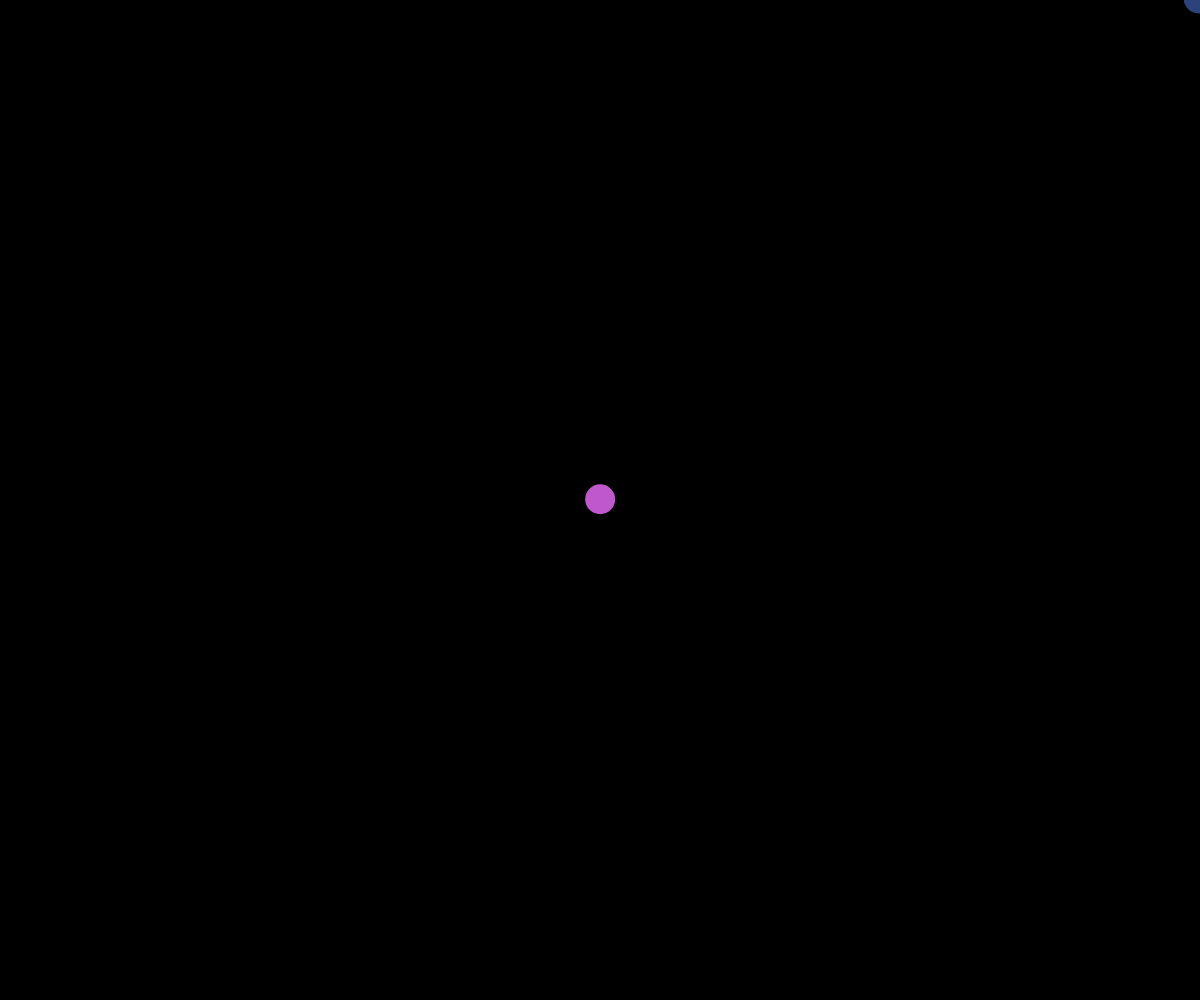
Frame 1 (no input)
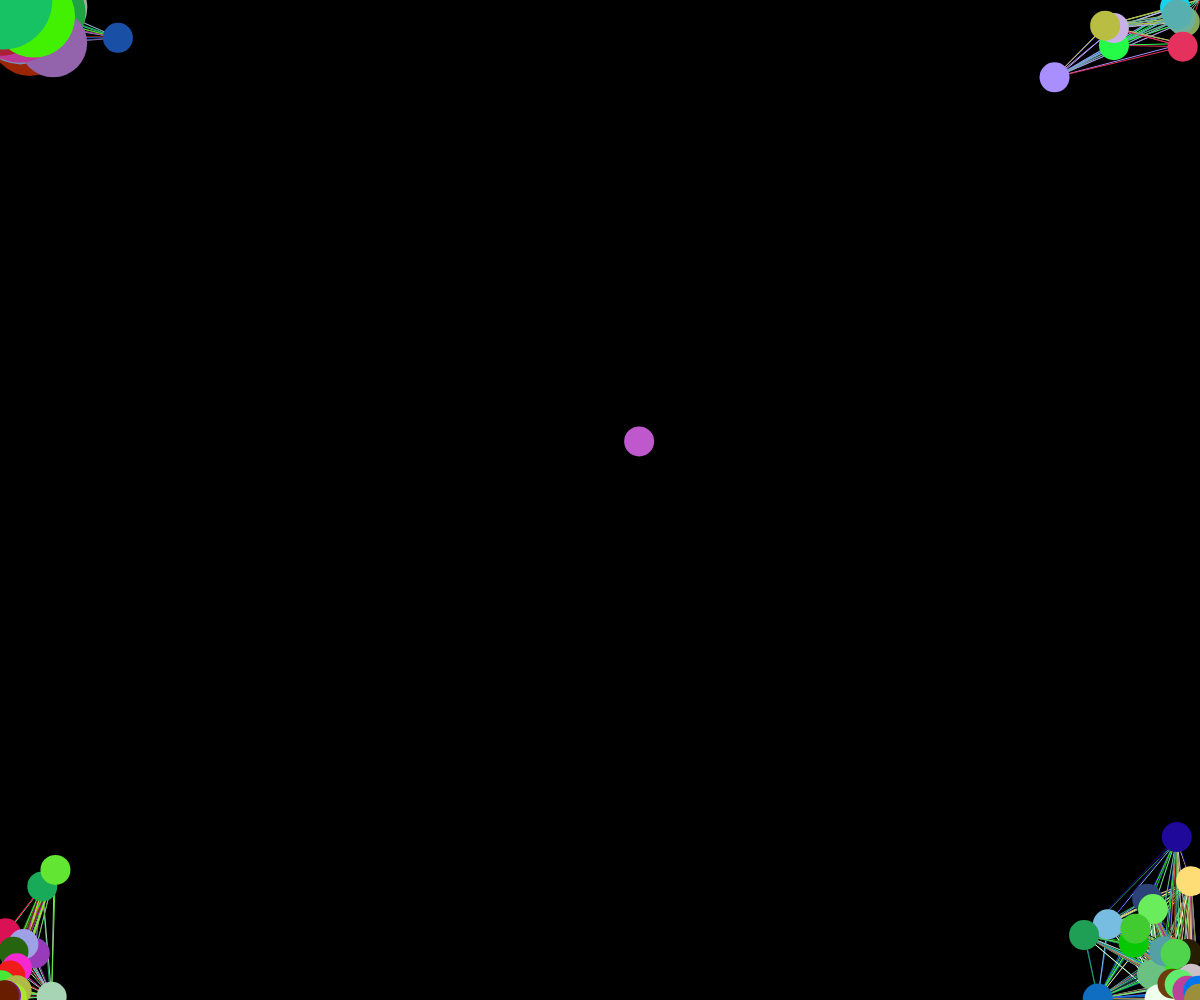
Frame 60 (no input)
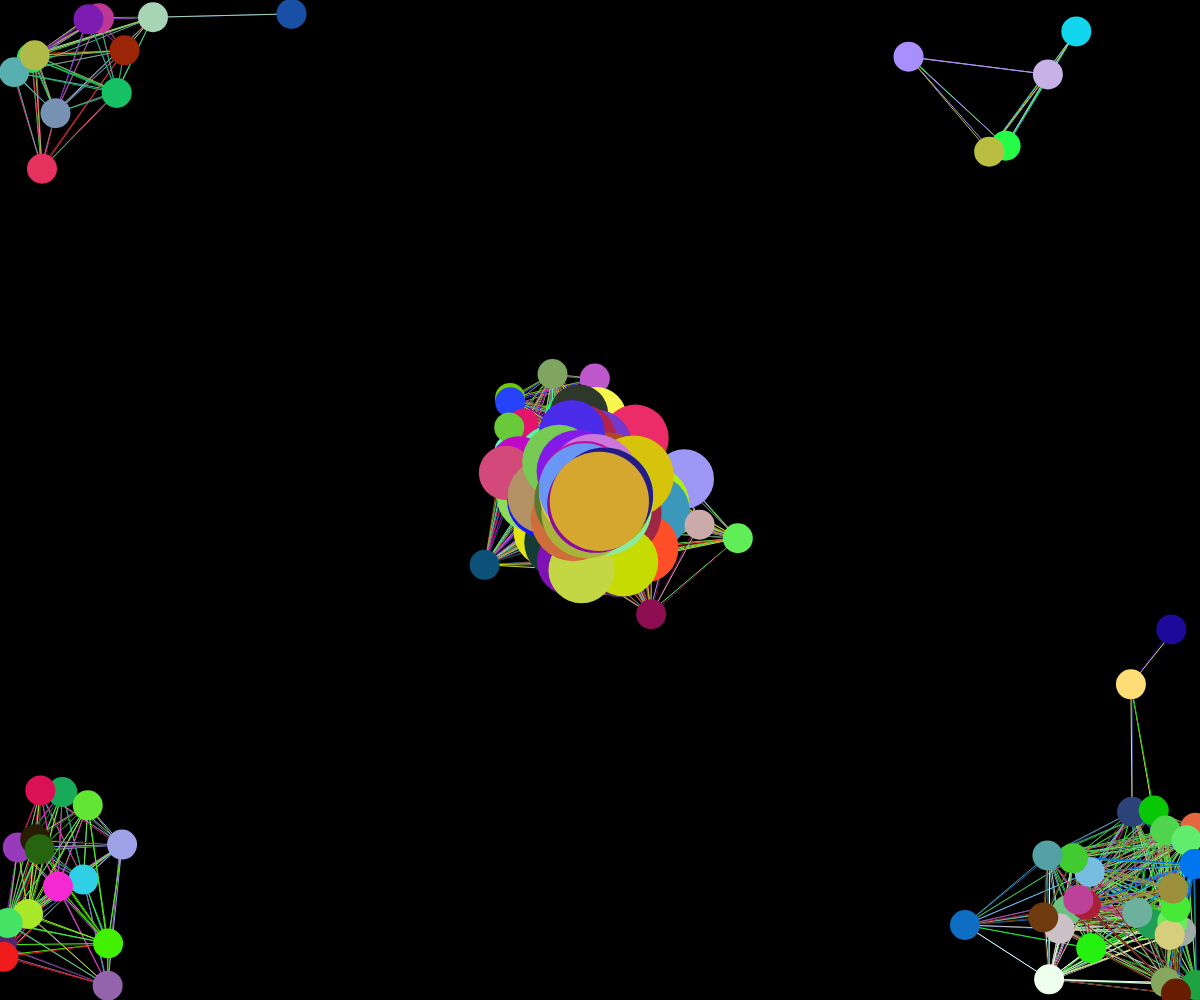
Frame 120 (the mouse pressed at the canvas centre since frame 60)

The p5.js sketch that drew these frames (run headless with seeded random() and noise() and a simulated clock; from frame 60 on, the mouse is pressed at the canvas centre):

// p5.js sketch
// ── sketch.js
// Connected nodes demo

let points = [];

function setup() {
  createCanvas(windowWidth, windowHeight);
  let steve = new MovingPoint(width / 2, height / 2);
  points.push(steve);
}

function draw() {
  background(0);

  let steve = new MovingPoint(mouseX, mouseY);
  points.push(steve);

  for (let point of points) {
    point.update();
    point.connectTo(points); // draw the lines first
  }
  for (let point of points) {
    point.display(); // draw the circles after so they're on top
  }
}

function mousePressed() {
  let steve = new MovingPoint(mouseX, mouseY);
  points.push(steve);
}

class MovingPoint {
  constructor(x, y) {
    this.speed = 5;
    this.radius = 15;
    this.maxSize = 50;
    this.minSize = 15;
    this.reach = 150;
    this.x = x;
    this.y = y;
    this.xTime = random(1000);
    this.yTime = random(1000);
    this.deltaTime = 0.01;
    this.color = color(random(255), random(255), random(255));
  }
  display() {
    noStroke();
    fill(this.color);
    circle(this.x, this.y, this.radius * 2);
  }
  update() {
    this.move();
    this.wrapAroundScreen();
    this.adjustSizeWithMouse();
  }
  connectTo(points) {
    for (let otherPoint of points) {
      if (this !== otherPoint) {
        let pointDistance = dist(this.x, this.y, otherPoint.x, otherPoint.y);
        if (pointDistance < this.reach) {
          stroke(this.color);
          line(this.x, this.y, otherPoint.x, otherPoint.y);
        }
      }
    }
  }
  move() {
    // pick random direction of movement
    let dx = noise(this.xTime);
    let dy = noise(this.yTime);

    // scale movement speed
    this.dx = map(dx, 0, 1, -this.speed, this.speed);
    this.dy = map(dy, 0, 1, -this.speed, this.speed);

    // move point
    this.x += this.dx;
    this.y += this.dy;

    // move on the graph
    this.xTime += this.deltaTime;
    this.yTime += this.deltaTime;
  }
  wrapAroundScreen() {
    // wrap around the screen if you fall off
    if (this.x > width) {
      this.x -= width;
    }
    else if (this.x < 0) {
      this.x += width;
    }
    else if (this.y > height) {
      this.y -= height;
    }
    else if (this.y < 0) {
      this.y += height;
    }
  }
  adjustSizeWithMouse() {
    let mouseDistance = dist(this.x, this.y, mouseX, mouseY);
    if (mouseDistance < 100) {
      let theSize = map(mouseDistance, 0, this.reach, this.maxSize, this.minSize);
      this.radius = theSize;
    }
    else {
      this.radius = this.minSize;
    }
  }
}
